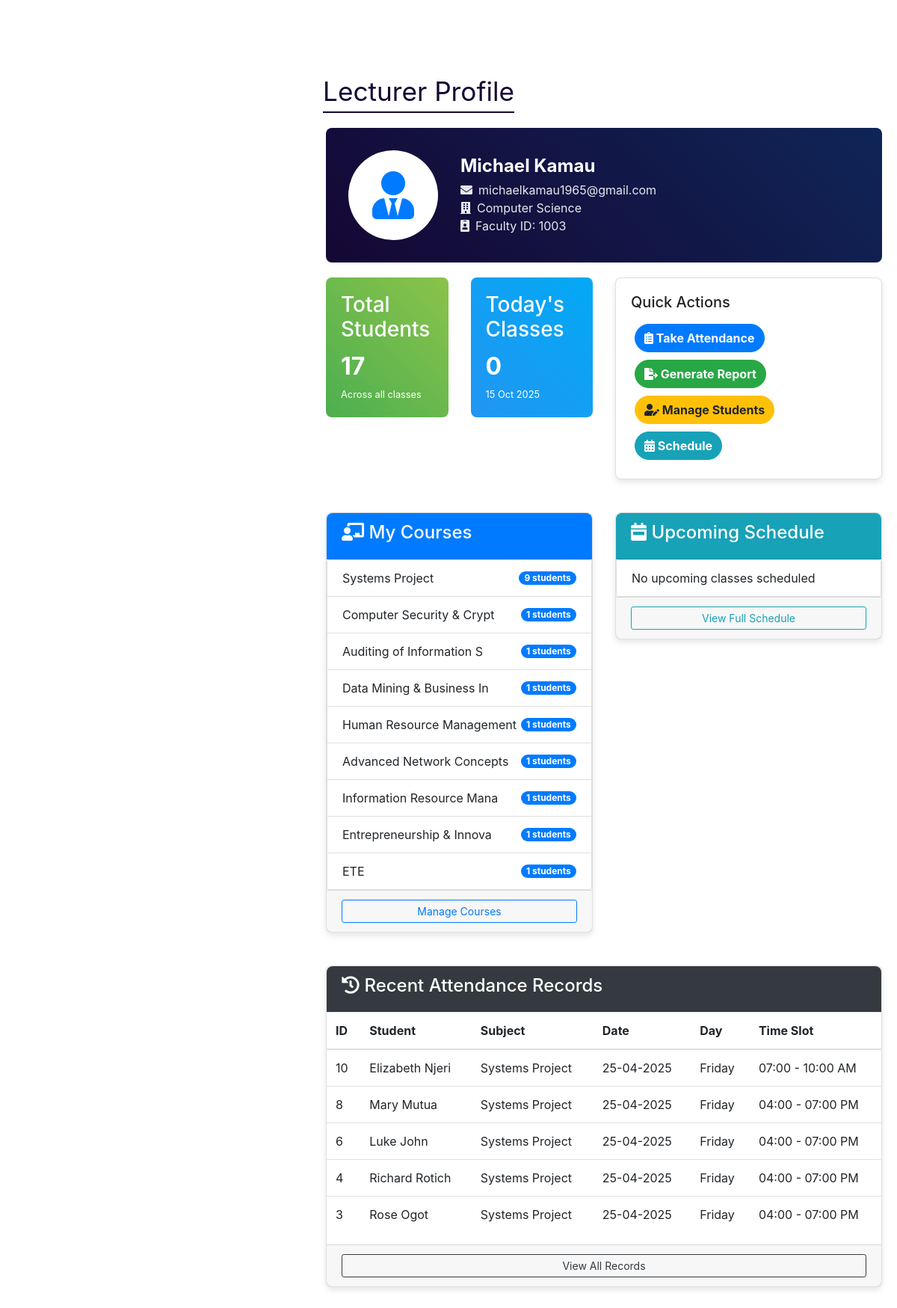
The page /lecturer.php (signed in) on the database its author committed.
### tables this page shows
CREATE TABLE `faculty` (
  `f_id` int(5) NOT NULL,
  `name` varchar(50) NOT NULL,
  `email` varchar(100) NOT NULL,
  `password` varchar(255) NOT NULL,
  `department` varchar(50) NOT NULL
);

CREATE TABLE `present_table` (
  `record_id` int(11) NOT NULL,
  `semester` int(5) NOT NULL,
  `id` varchar(20) NOT NULL,
  `subject` varchar(25) NOT NULL,
  `date` varchar(20) NOT NULL,
  `day` varchar(20) NOT NULL,
  `time` varchar(20) NOT NULL
);

CREATE TABLE `student` (
  `s_id` int(5) NOT NULL,
  `roll_no` int(10) NOT NULL,
  `enroll_no` bigint(15) NOT NULL,
  `name` varchar(50) NOT NULL,
  `contact` int(12) NOT NULL,
  `password` varchar(255) DEFAULT NULL,
  `semester` int(11) DEFAULT 0,
  `biometric_template` text DEFAULT NULL,
  `facial_template` text DEFAULT NULL,
  `pin_hash` varchar(255) DEFAULT NULL,
  `has_fingerprint_scanner` enum('yes','no') NOT NULL DEFAULT 'no',
  `webauthn_credential` text DEFAULT NULL
);

### lecturer.php (the view, shortened to what this page needs)
<?php
$servername = "localhost";
$username = "root";
$password = "";
$dbname = "cpp";
$conn = new mysqli($servername, $username, $password, $dbname);
$faculty_id = $_SESSION['faculty_id'];
$sql = "SELECT * FROM faculty WHERE f_id = ?";
$stmt = $conn->prepare($sql);
$stmt->bind_param("i", $faculty_id);
$stmt->execute();
$result = $stmt->get_result();
$lecturer = $result->fetch_assoc();
$sql_courses = "SELECT DISTINCT subject FROM present_table WHERE id IN
                (SELECT DISTINCT id FROM present_table WHERE subject IN
                    (SELECT DISTINCT subject FROM present_table))";
$result_courses = $conn->query($sql_courses);
$sql_students = "SELECT COUNT(DISTINCT id) as total_students FROM present_table";
$result_students = $conn->query($sql_students);
$row_students = $result_students->fetch_assoc();
$total_students = $row_students['total_students'];
$today = date("d-m-Y");
$sql_today = "SELECT COUNT(DISTINCT subject) as today_classes FROM present_table WHERE date = ?";
$stmt_today = $conn->prepare($sql_today);
$stmt_today->bind_param("s", $today);
$stmt_today->execute();
$result_today = $stmt_today->get_result();
$row_today = $result_today->fetch_assoc();
$today_classes = $row_today['today_classes'];
$sql_recent = "SELECT p.*, s.name as student_name
               FROM present_table p
               JOIN student s ON p.id = s.s_id
               ORDER BY p.record_id DESC LIMIT 5";
$result_recent = $conn->query($sql_recent);
?>
<!DOCTYPE html>
<html>
<head>
    <link rel="stylesheet" href="https://cdn.jsdelivr.net/npm/bootstrap@4.1.3/dist/css/bootstrap.min.css">
    <link rel="stylesheet" href="https://cdnjs.cloudflare.com/ajax/libs/font-awesome/5.15.3/css/all.min.css">
</head>
<body>
    <div class="page-title">
        Lecturer Profile
    </div>
    <div class="main-content">
        <div class="profile-header d-flex align-items-center">
            <div class="profile-img d-flex align-items-center justify-content-center">
                <i class="fas fa-user-tie fa-4x text-primary"></i>
            </div>
            <div class="profile-details">
                <h2><?php echo $lecturer['name']; ?></h2>
                <p><i class="fas fa-envelope mr-2"></i><?php echo $lecturer['email']; ?></p>
                <p><i class="fas fa-building mr-2"></i><?php echo $lecturer['department']; ?></p>
                <p><i class="fas fa-id-badge mr-2"></i>Faculty ID: <?php echo $lecturer['f_id']; ?></p>
            </div>
        </div>
        <div class="row mb-4">
            <div class="col-md-3">
                <div class="stats-card">
                    <h3>Total Students</h3>
                    <div class="stat-number"><?php echo $total_students; ?></div>
                    <small>Across all classes</small>
                </div>
            </div>
            <div class="col-md-3">
                <div class="stats-card" style="background: linear-gradient(45deg, #2196F3, #03A9F4);">
                    <h3>Today's Classes</h3>
                    <div class="stat-number"><?php echo $today_classes; ?></div>
                    <small><?php echo date("d M Y"); ?></small>
                </div>
            </div>
            <div class="col-md-6">
                <div class="card">
                    <div class="card-body">
                        <h5 class="card-title">Quick Actions</h5>
                        <div class="quick-actions">
                            <a href="take_attendance.php" class="btn btn-primary"><i class="fas fa-clipboard-list"></i> Take Attendance</a>
                            <a href="reports.php" class="btn btn-success"><i class="fas fa-file-export"></i> Generate Report</a>
                            <a href="manage-std.php" class="btn btn-warning"><i class="fas fa-user-edit"></i> Manage Students</a>
                            <a href="class-2.php" class="btn btn-info"><i class="fas fa-calendar-alt"></i> Schedule</a>
                        </div>
                    </div>
                </div>
            </div>
        </div>
        <div class="row">
            <div class="col-md-6">
                <div class="card">
                    <div class="card-header bg-primary text-white">
                        <h4><i class="fas fa-chalkboard-teacher"></i> My Courses</h4>
                    </div>
                    <div class="card-body p-0">
                        <ul class="list-group">
                            <?php
                            if ($result_courses->num_rows > 0) {
                                while($course = $result_courses->fetch_assoc()) {
                                    $subject = $course['subject'];
                                    $sql_count = "SELECT COUNT(DISTINCT id) as student_count FROM present_table WHERE subject = ?";
                                    $stmt_count = $conn->prepare($sql_count);
                                    $stmt_count->bind_param("s", $subject);
                                    $stmt_count->execute();
                                    $result_count = $stmt_count->get_result();
                                    $row_count = $result_count->fetch_assoc();
                                    $student_count = $row_count['student_count'];
                                    ?>
                                    <li class="list-group-item d-flex justify-content-between align-items-center">
                                        <?php echo $course['subject']; ?>
                                        <span class="badge badge-primary badge-pill"><?php echo $student_count; ?> students</span>
                                    </li>
                                    <?php
                                }
                            } else {
                                echo '<li class="list-group-item">No courses found</li>';
                            }
                            ?>
                        </ul>
                    </div>
                    <div class="card-footer">
                        <a href="manage-std.php" class="btn btn-sm btn-outline-primary btn-block">Manage Courses</a>
                    </div>
                </div>
            </div>
            <div class="col-md-6">
                <div class="card">
                    <div class="card-header bg-info text-white">
                        <h4><i class="fas fa-calendar-week"></i> Upcoming Schedule</h4>
                    </div>
                    <div class="card-body p-0">
                        <ul class="list-group">
                            <?php
                            $today = date("d-m-Y");
                            $next_week = date("d-m-Y", strtotime("+7 days"));
                            $sql_schedule = "SELECT * FROM present_table
                                             WHERE date BETWEEN ? AND ?
                                             GROUP BY subject, date, time
                                             ORDER BY date, time
                                             LIMIT 5";
                            $stmt_schedule = $conn->prepare($sql_schedule);
                            $stmt_schedule->bind_param("ss", $today, $next_week);
                            $stmt_schedule->execute();
                            $result_schedule = $stmt_schedule->get_result();
                            if ($result_schedule->num_rows > 0) {
                                while($schedule = $result_schedule->fetch_assoc()) {
                                    $time_slots = [
                                        "1" => "07:00 - 10:00 AM",
                                        "2" => "10:00 - 01:00 PM",
                                        "3" => "01:00 - 04:00 PM",
                                        "4" => "04:00 - 07:00 PM"
                                    ];
                                    $time_display = isset($time_slots[$schedule['time']]) ? $time_slots[$schedule['time']] : $schedule['time'];
                                    $date_obj = DateTime::createFromFormat('d-m-Y', $schedule['date']);
                                    $formatted_date = $date_obj ? $date_obj->format('D, M d, Y') : $schedule['date'];
                                    ?>
                                    <li class="list-group-item">
                                        <div class="d-flex justify-content-between align-items-center">
                                            <div>
                                                <strong><?php echo $schedule['subject']; ?></strong>
                                                <div class="small text-muted"><?php echo $formatted_date; ?>, <?php echo $time_display; ?></div>
                                            </div>
                                            <a href="take_attendance.php?subject=<?php echo urlencode($schedule['subject']); ?>&date=<?php echo urlencode($schedule['date']); ?>&time=<?php echo urlencode($schedule['time']); ?>" class="btn btn-sm btn-outline-info">Take Attendance</a>
                                        </div>
                                    </li>
                                    <?php
                                }
                            } else {
                                echo '<li class="list-group-item">No upcoming classes scheduled</li>';
                            }
                            ?>
                        </ul>
                    </div>
                    <div class="card-footer">
                        <a href="schedule.php" class="btn btn-sm btn-outline-info btn-block">View Full Schedule</a>
                    </div>
                </div>
            </div>
        </div>
        <div class="row mt-4">
            <div class="col-md-12">
                <div class="card">
                    <div class="card-header bg-dark text-white">
                        <h4><i class="fas fa-history"></i> Recent Attendance Records</h4>
                    </div>
                    <div class="card-body p-0">
                        <div class="table-responsive">
                            <table class="table table-hover">
                                <thead>
                                    <tr>
                                        <th>ID</th>
                                        <th>Student</th>
                                        <th>Subject</th>
                                        <th>Date</th>
                                        <th>Day</th>
                                        <th>Time Slot</th>
                                    </tr>
                                </thead>
                                <tbody>
                                    <?php
                                    if ($result_recent->num_rows > 0) {
                                        while($record = $result_recent->fetch_assoc()) {
                                            $time_slots = [
                                                "1" => "07:00 - 10:00 AM",
                                                "2" => "10:00 - 01:00 PM",
                                                "3" => "01:00 - 04:00 PM",
                                                "4" => "04:00 - 07:00 PM"
                                            ];
                                            $time_display = isset($time_slots[$record['time']]) ? $time_slots[$record['time']] : $record['time'];
                                            ?>
                                            <tr>
                                                <td><?php echo $record['id']; ?></td>
                                                <td><?php echo isset($record['student_name']) ? $record['student_name'] : "N/A"; ?></td>
                                                <td><?php echo $record['subject']; ?></td>
                                                <td><?php echo $record['date']; ?></td>
                                                <td><?php echo $record['day']; ?></td>
                                                <td><?php echo $time_display; ?></td>
                                            </tr>
                                            <?php
                                        }
                                    } else {
                                        echo '<tr><td colspan="6" class="text-center">No recent records found</td></tr>';
                                    }
                                    ?>
                                </tbody>
                            </table>
                        </div>
                    </div>
                    <div class="card-footer">
                        <a href="reports.php" class="btn btn-sm btn-outline-dark btn-block">View All Records</a>
                    </div>
                </div>
            </div>
        </div>
    </div>
</body>
</html>

### lecturer.php (style rules this page uses)
:root { --bgcolor-1: #150734; --bgcolor-2: #0F2557; --maincolor: #000000; }
.page-title { margin-left: 27rem; margin-top: 6rem; font-size: 2.2rem; color: var(--bgcolor-1); border-bottom: 2px solid var(--bgcolor-1); width: auto; display: inline-block; }
.main-content { margin-left: 26rem; padding: 20px; width: calc(100% - 26rem); }
.card { margin-bottom: 20px; box-shadow: 0 4px 8px rgba(0,0,0,0.1); transition: all 0.3s ease; border-radius: 8px; }
.card-header { font-weight: bold; border-radius: 8px 8px 0 0 !important; }
.profile-header { background: linear-gradient(45deg, var(--bgcolor-1), var(--bgcolor-2)); color: white; padding: 30px; border-radius: 8px; margin-bottom: 20px; }
.profile-img { width: 120px; height: 120px; border-radius: 50%; background-color: white; padding: 5px; margin-right: 30px; }
.profile-details h2 { font-size: 24px; font-weight: bold; margin-bottom: 5px; }
.profile-details p { font-size: 16px; margin-bottom: 0; opacity: 0.9; }
.stats-card { background: linear-gradient(45deg, #4CAF50, #8BC34A); color: white; border-radius: 8px; padding: 20px; margin-bottom: 20px; }
.stat-number { font-size: 2rem; font-weight: bold; }
.quick-actions .btn { margin: 5px; border-radius: 50px; font-weight: bold; }

### rows shown on the page
faculty: name "Michael Kamau", email "michaelkamau1965@gmail.com", department "Computer Science", f_id "1003"
present_table: id "10", student.name "Elizabeth Njeri", subject "Systems Project", date "25-04-2025", day "Friday", time "07:00 - 10:00 AM"
present_table: id "8", student.name "Mary Mutua", subject "Systems Project", date "25-04-2025", day "Friday", time "04:00 - 07:00 PM"
present_table: id "6", student.name "Luke John", subject "Systems Project", date "25-04-2025", day "Friday", time "04:00 - 07:00 PM"
present_table: id "4", student.name "Richard Rotich", subject "Systems Project", date "25-04-2025", day "Friday", time "04:00 - 07:00 PM"
present_table: id "3", student.name "Rose Ogot", subject "Systems Project", date "25-04-2025", day "Friday", time "04:00 - 07:00 PM"

### other values the page prints
$total_students "17"
$today_classes "0"
$course['subject'] "Systems Project"
$student_count "9"
$course['subject'] "Computer Security & Crypt"
$student_count "1"
$course['subject'] "Auditing of Information S"
$course['subject'] "Data Mining & Business In"
$course['subject'] "Human Resource Management"
$course['subject'] "Advanced Network Concepts"
$course['subject'] "Information Resource Mana"
$course['subject'] "Entrepreneurship & Innova"
$course['subject'] "ETE"
